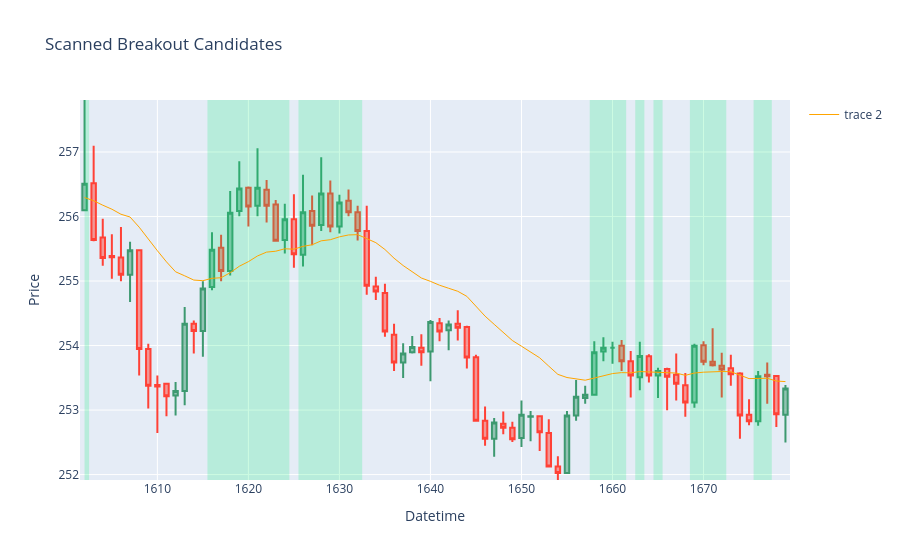

The cell this chart's notebook holds for it:
### Code cell
import plotly.io as pio
import plotly.graph_objects as go  

dfpl = df[156:234] 

dfpl['bar_plot'] = np.where(
    dfpl['filtered'],
    dfpl['High'].max(),
    dfpl['Low'].min(),
)

fig = go.Figure()

fig.add_trace(
    go.Candlestick(
        x = dfpl.index,
        open = dfpl['Open'], 
        high = dfpl['High'],
        low = dfpl['Low'],
        close = dfpl['Close'],
        showlegend = False)    
)

fig.add_trace(
    go.Scatter(
        x = dfpl.index, 
        y = dfpl['bar_plot'],
        fill = 'tonexty',
        fillcolor = 'rgba(0, 236, 109, 0.2)',
        mode = 'lines',
        line = {'width': 0, 'shape': 'hvh'},
        showlegend = False,
    ),
)

fig.add_trace(
    go.Scatter(x=dfpl.index, y=dfpl['ema'], line=dict(color='orange', width=1))
)

fig.update_layout(
    xaxis = {'title': 'Datetime'},
    yaxis = {'range': [dfpl['Low'].min(), dfpl['High'].max()], 'title': 'Price'},
    title = 'Scanned Breakout Candidates'
)

fig.update_xaxes(
    rangebreaks = [{'bounds': ['sat', 'mon']}],
    rangeslider_visible = False,
)

fig.show()
